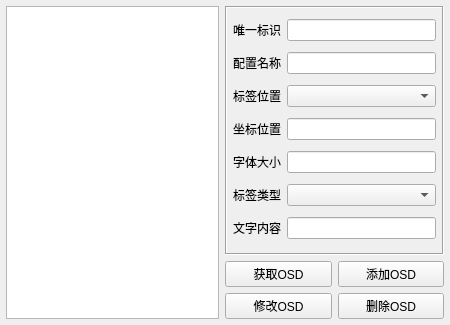
<?xml version="1.0" encoding="UTF-8"?>
<ui version="4.0">
 <class>frmIpcOsd</class>
 <widget class="QWidget" name="frmIpcOsd">
  <property name="geometry">
   <rect>
    <x>0</x>
    <y>0</y>
    <width>450</width>
    <height>325</height>
   </rect>
  </property>
  <property name="windowTitle">
   <string>Form</string>
  </property>
  <layout class="QGridLayout" name="gridLayout">
   <property name="leftMargin">
    <number>6</number>
   </property>
   <property name="topMargin">
    <number>6</number>
   </property>
   <property name="rightMargin">
    <number>6</number>
   </property>
   <property name="bottomMargin">
    <number>6</number>
   </property>
   <property name="spacing">
    <number>6</number>
   </property>
   <item row="0" column="0" rowspan="3">
    <widget class="QListWidget" name="listWidget">
     <property name="sizePolicy">
      <sizepolicy hsizetype="Expanding" vsizetype="Expanding">
       <horstretch>2</horstretch>
       <verstretch>0</verstretch>
      </sizepolicy>
     </property>
    </widget>
   </item>
   <item row="0" column="1" colspan="2">
    <widget class="QFrame" name="frame">
     <property name="sizePolicy">
      <sizepolicy hsizetype="Expanding" vsizetype="Preferred">
       <horstretch>1</horstretch>
       <verstretch>0</verstretch>
      </sizepolicy>
     </property>
     <property name="frameShape">
      <enum>QFrame::Box</enum>
     </property>
     <property name="frameShadow">
      <enum>QFrame::Sunken</enum>
     </property>
     <layout class="QGridLayout" name="gridLayout_2">
      <property name="leftMargin">
       <number>6</number>
      </property>
      <property name="topMargin">
       <number>6</number>
      </property>
      <property name="rightMargin">
       <number>6</number>
      </property>
      <property name="bottomMargin">
       <number>6</number>
      </property>
      <property name="spacing">
       <number>6</number>
      </property>
      <item row="0" column="0">
       <widget class="QLabel" name="labToken">
        <property name="text">
         <string>唯一标识</string>
        </property>
       </widget>
      </item>
      <item row="0" column="1">
       <widget class="QLineEdit" name="txtToken"/>
      </item>
      <item row="1" column="0">
       <widget class="QLabel" name="labConfig">
        <property name="text">
         <string>配置名称</string>
        </property>
       </widget>
      </item>
      <item row="1" column="1">
       <widget class="QLineEdit" name="txtConfig"/>
      </item>
      <item row="2" column="0">
       <widget class="QLabel" name="labPositionType">
        <property name="text">
         <string>标签位置</string>
        </property>
       </widget>
      </item>
      <item row="2" column="1">
       <widget class="QComboBox" name="cboxPositionType"/>
      </item>
      <item row="3" column="0">
       <widget class="QLabel" name="labPosition">
        <property name="text">
         <string>坐标位置</string>
        </property>
       </widget>
      </item>
      <item row="3" column="1">
       <widget class="QLineEdit" name="txtPosition"/>
      </item>
      <item row="4" column="0">
       <widget class="QLabel" name="labFontSize">
        <property name="text">
         <string>字体大小</string>
        </property>
       </widget>
      </item>
      <item row="4" column="1">
       <widget class="QLineEdit" name="txtFontSize"/>
      </item>
      <item row="5" column="0">
       <widget class="QLabel" name="labTextType">
        <property name="text">
         <string>标签类型</string>
        </property>
       </widget>
      </item>
      <item row="5" column="1">
       <widget class="QComboBox" name="cboxTextType"/>
      </item>
      <item row="6" column="0">
       <widget class="QLabel" name="labText">
        <property name="text">
         <string>文字内容</string>
        </property>
       </widget>
      </item>
      <item row="6" column="1">
       <widget class="QLineEdit" name="txtText"/>
      </item>
     </layout>
    </widget>
   </item>
   <item row="1" column="1">
    <widget class="QPushButton" name="btnGetOSDs">
     <property name="text">
      <string>获取OSD</string>
     </property>
    </widget>
   </item>
   <item row="1" column="2">
    <widget class="QPushButton" name="btnCreateOSD">
     <property name="text">
      <string>添加OSD</string>
     </property>
    </widget>
   </item>
   <item row="2" column="1">
    <widget class="QPushButton" name="btnSetOSD">
     <property name="text">
      <string>修改OSD</string>
     </property>
    </widget>
   </item>
   <item row="2" column="2">
    <widget class="QPushButton" name="btnDeleteOSD">
     <property name="text">
      <string>删除OSD</string>
     </property>
    </widget>
   </item>
  </layout>
 </widget>
 <resources/>
 <connections/>
</ui>
